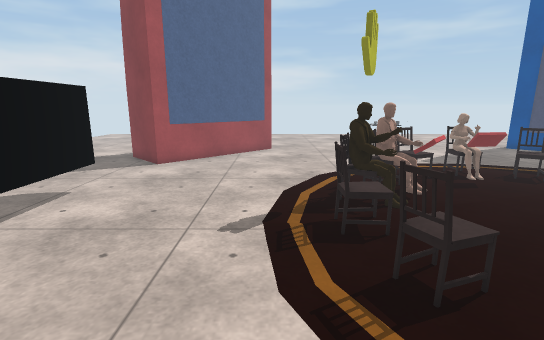
[1] (above)

18 first-person views from a walk through a scene from a Unity 3-D project. The camera is 1.4 m above the floor, tilts 12° down and sees 85° across. The floor is counted in squares, 0.5 m on a side. Each view is taken from the middle of a square. On the plan, view 1 faces up. The plan holds only what a view shows up to about 20 squares ahead; the rest is blank. The place goes on beyond the plan. The player character is not drawn. Some surface patterns are stand-ins.

[2]
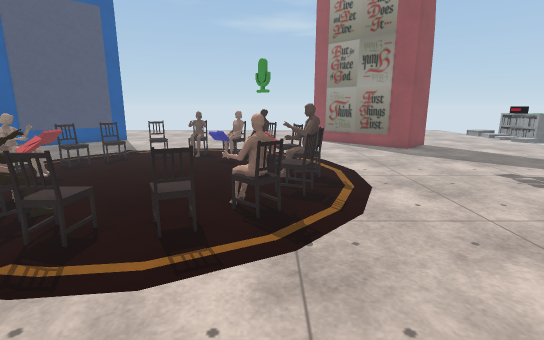

[3]
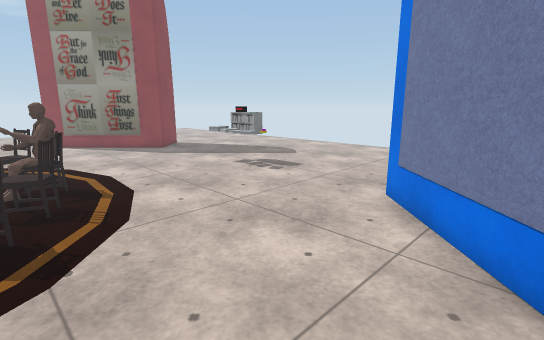

[4]
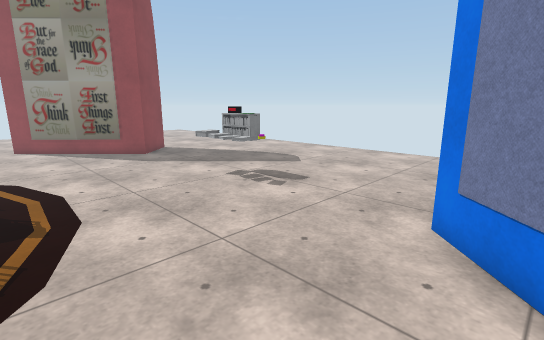

[5]
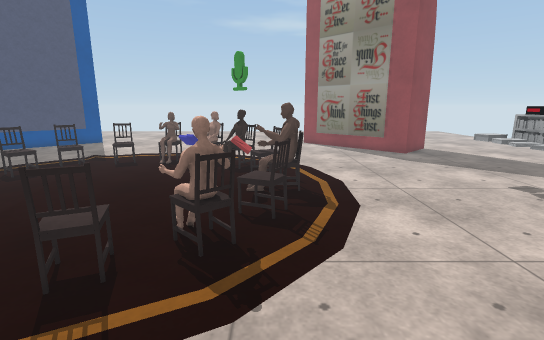

[6]
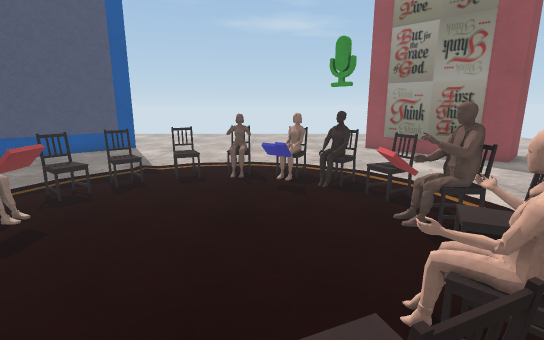

[7]
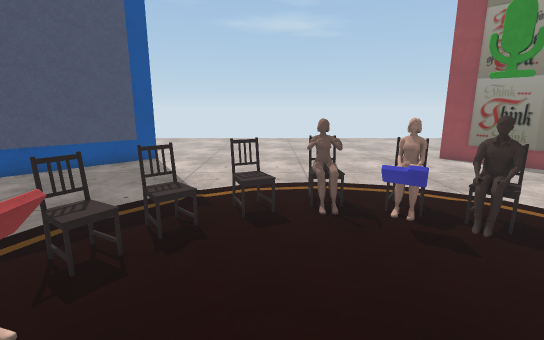

[8]
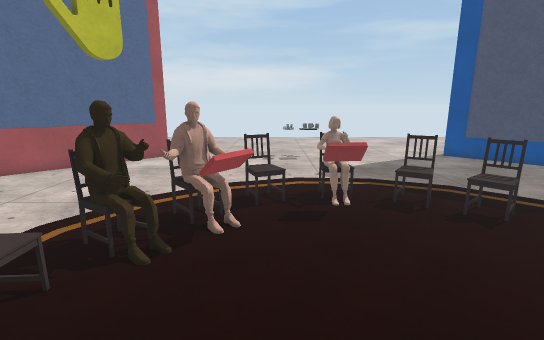

[9]
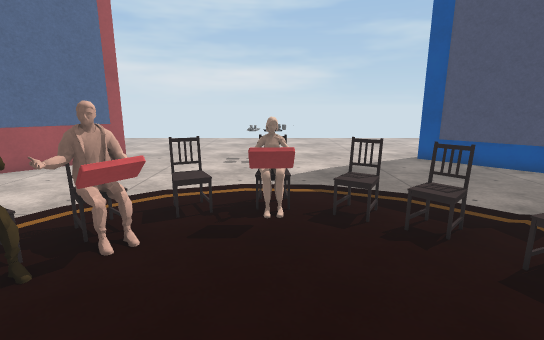

[10]
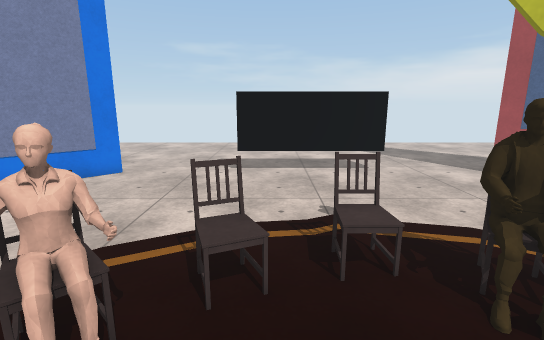

[11]
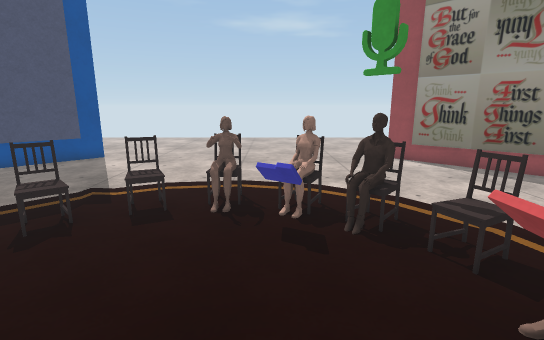

[12]
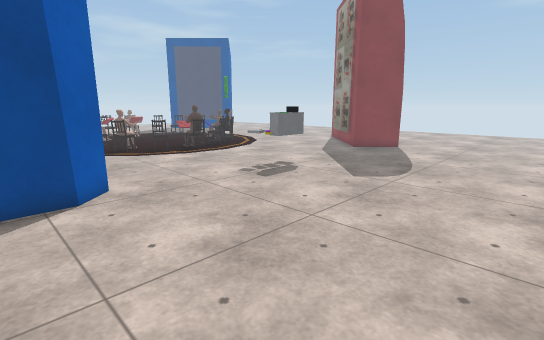

[13]
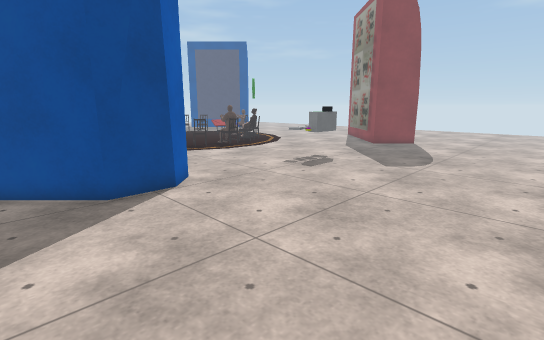

[14]
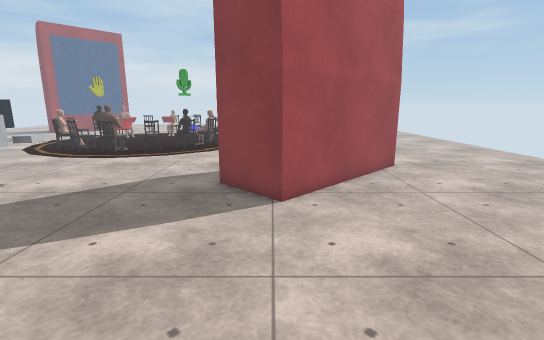

[15]
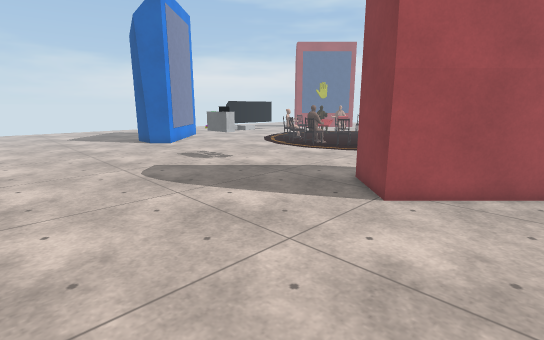

[16]
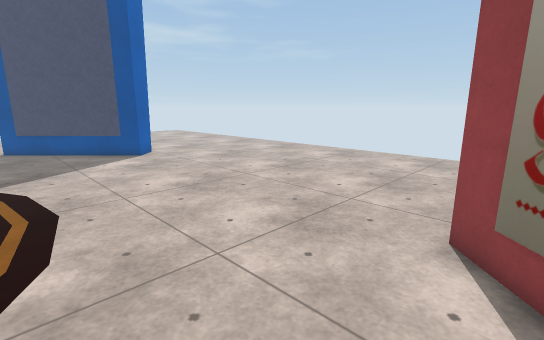

[17]
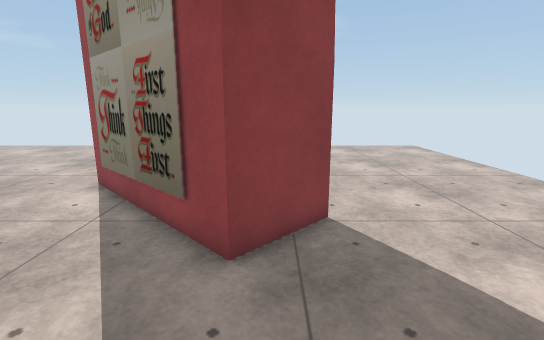

[18]
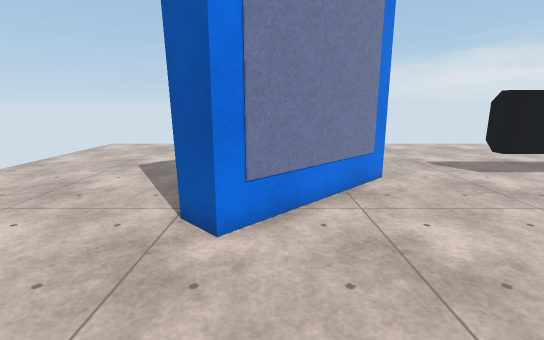

### Floor plan
Key: @ floor where view 1 was taken; # wall or solid block; . floor; = window, fence, low wall or low ledge; ^ raised ledge; B banner; C chair; K books; S bookshelf; O other object.
Columns run from 6 left of view 1 to 23 right of it. Each row starts with its distance up from view 1.
 19     BB.................BB
 18    BB...................BB
 17   BB.....................BB
 16  BB.......................BB B
 15 BB.........................BB.
 14 ..............................
 13 ............C=C ..............
 12 ............O===OC............
 11 .........CC=.===..C...........
 10 ^........ ##..................
  9 ^.......C##==.......C.........
  8 ^........=#........O..........
  7 ^.......O..........##.........
  6 ^.................##C.........
  5 ^................===..........
  4 ^.......CO........=#C.........
  3 .........##=......##..........
  2 .........C#=..=#..CC..........
  1 ...........CO=#=OC............
  0 ......@...... C=..............
 -1 ..............................
 -2 BB.........................BB.
 -3  BB.......................BB
 -4   BB.....................BB  B
 -5    BB...................BB  BB
 -6 BB  BB.................BB  BB.
 -7 .BB  BB......OOK......BB  BB..
 -8 ..BBBB.......SOK.......B BB...
 -9 ........................BB....
-10 ..............................
-11 ..............................
-12 ..............................
-13 ..............................
-14 ..............................
-15 ..............................
-16 ..............................
-17   ............................
-18 .  ......................  ...

Positions as (right, up) in squares from view 1, and headings:
1: (0, 0), facing up
2: (-4, 2), facing right
3: (-4, 2), facing down-right
4: (-2, 0), facing down-right
5: (-2, 1), facing right
6: (1, 5), facing right
7: (5, 8), facing right
8: (6, 3), facing up
9: (8, 4), facing up
10: (7, 5), facing left
11: (5, 5), facing right
12: (-3, -18), facing up-right
13: (-6, -18), facing up-right
14: (18, -18), facing up
15: (22, -18), facing up-left
16: (15, -3), facing up-right
17: (11, -8), facing right
18: (6, -6), facing left
